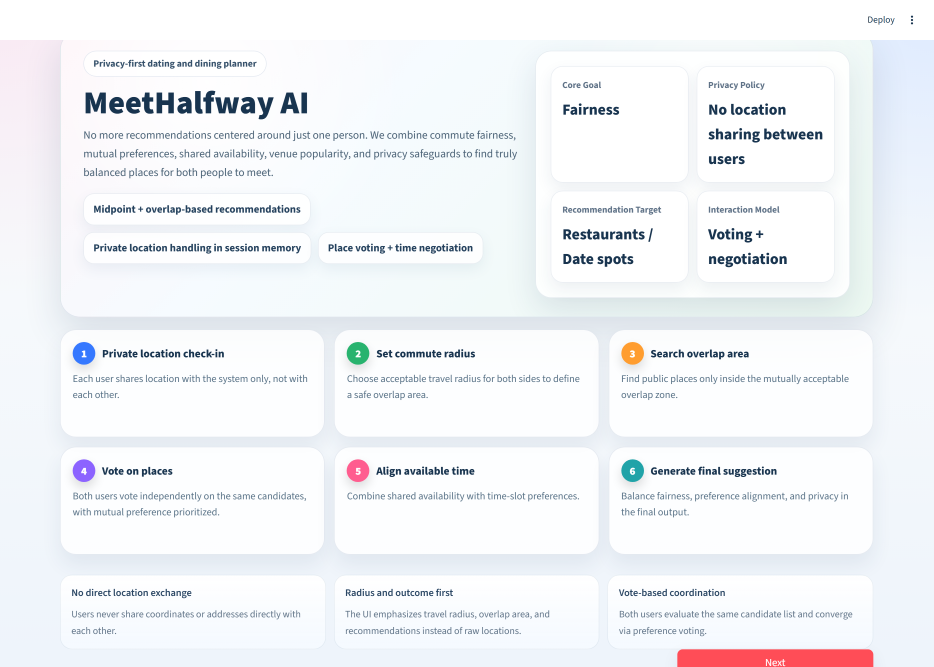
#> input picture paper/sigspatial2026_demo/figures/cover.png, 2800 x 2000 px (shown at 1/3 size)
$ python _render_preview.py
#> lines starting #> are read from the running program, lines starting #| are printed output that depends on the picture
"""Render a PNG preview of each PPT slide using PIL.

Used for visual QA of the annotated PPT (no LibreOffice/PowerPoint required).
Keeps the same image-area and label-column geometry as _build_pptx.py.
"""
from pathlib import Path

from PIL import Image, ImageDraw, ImageFont

FIG = Path(__file__).resolve().parent
COVER_PNG  = FIG / "cover.png"
RESULT_PNG = FIG / "result_map.png"

# slide geometry (must match _build_pptx.py)
SLIDE_W_IN, SLIDE_H_IN = 13.333, 7.5
IMG_X_IN, IMG_Y_IN     = 0.40, 0.95
IMG_W_IN, IMG_H_IN     = 7.50, 5.36
LABEL_X_IN, LABEL_W_IN = 8.10, 5.00
PX_W_SRC, PX_H_SRC     = 2800, 2000

DPI = 96
def in2px(v):  return int(round(v * DPI))

SLIDE_W = in2px(SLIDE_W_IN)
SLIDE_H = in2px(SLIDE_H_IN)
IMG_X   = in2px(IMG_X_IN);   IMG_Y = in2px(IMG_Y_IN)
IMG_W   = in2px(IMG_W_IN);   IMG_H = in2px(IMG_H_IN)
LABEL_X = in2px(LABEL_X_IN); LABEL_W = in2px(LABEL_W_IN)

ORANGE   = (0xE1, 0x5A, 0x1E, 255)
DARK     = (0x36, 0x45, 0x4F, 255)
SUB_GRAY = (0x55, 0x55, 0x55, 255)
WHITE    = (0xFF, 0xFF, 0xFF, 255)


def srcpx_to_slide(px, py):
    """Source image pixel -> slide pixel."""
    x = IMG_X + (px / PX_W_SRC) * IMG_W
    y = IMG_Y + (py / PX_H_SRC) * IMG_H
    return x, y


def try_font(name, size):
    try:
        return ImageFont.truetype(name, size)
    except Exception:
        return ImageFont.load_default()


FONT_TITLE   = try_font("calibrib.ttf", 26)
FONT_LABEL   = try_font("calibrib.ttf", 18)
FONT_SUB     = try_font("calibrii.ttf", 13)


def draw_dashed_rect(draw, x0, y0, x1, y1, color, width=2, dash=10, gap=5):
    """Draw a dashed rectangle."""
    # Top
    x = x0
    while x < x1:
        x_end = min(x + dash, x1)
        draw.line([(x, y0), (x_end, y0)], fill=color, width=width)
        x = x_end + gap
    # Bottom
    x = x0
    while x < x1:
        x_end = min(x + dash, x1)
        draw.line([(x, y1), (x_end, y1)], fill=color, width=width)
        x = x_end + gap
    # Left
    y = y0
    while y < y1:
        y_end = min(y + dash, y1)
        draw.line([(x0, y), (x0, y_end)], fill=color, width=width)
        y = y_end + gap
    # Right
    y = y0
    while y < y1:
        y_end = min(y + dash, y1)
        draw.line([(x1, y), (x1, y_end)], fill=color, width=width)
        y = y_end + gap


def text_wrap(text, font, max_w):
    """Greedy word wrap by pixel width using ImageDraw measurement."""
    if not text:
        return [""]
    # Create a temp draw for measurement
    tmp = Image.new("RGBA", (10, 10))
    d = ImageDraw.Draw(tmp)
    words = text.split()
    lines, cur = [], ""
    for w in words:
        trial = (cur + " " + w).strip()
        bbox = d.textbbox((0, 0), trial, font=font)
        if bbox[2] - bbox[0] <= max_w:
            cur = trial
        else:
            if cur:
                lines.append(cur)
            cur = w
    if cur:
        lines.append(cur)
    return lines


def render_slide(title, picture_path, annotations, out_path):
    """annotations: list of (px1,py1,px2,py2, label_y_in, head, sub)."""
#> called with title = 'MeetHalfway Demo Interface  -  Home Page'
    img = Image.new("RGBA", (SLIDE_W, SLIDE_H), WHITE)
#> img: PIL image 1280x720 RGBA; every value is 255
    draw = ImageDraw.Draw(img)

    # Title
    draw.text((IMG_X, in2px(0.20)), title, fill=DARK, font=FONT_TITLE)

    # Picture
    pic = Image.open(picture_path).convert("RGBA")
    pic = pic.resize((IMG_W, IMG_H), Image.LANCZOS)
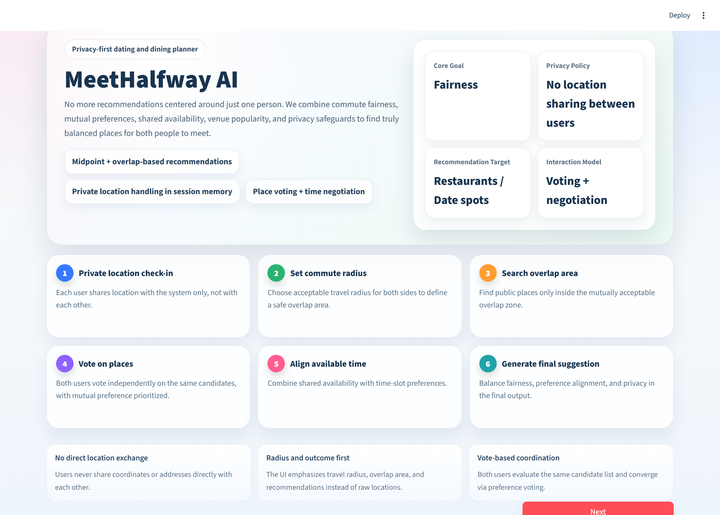
#> pic: PIL image 720x515 RGBA; mean R, G, B, A 240.9, 243.1, 246.3, 255
    img.paste(pic, (IMG_X, IMG_Y), pic)
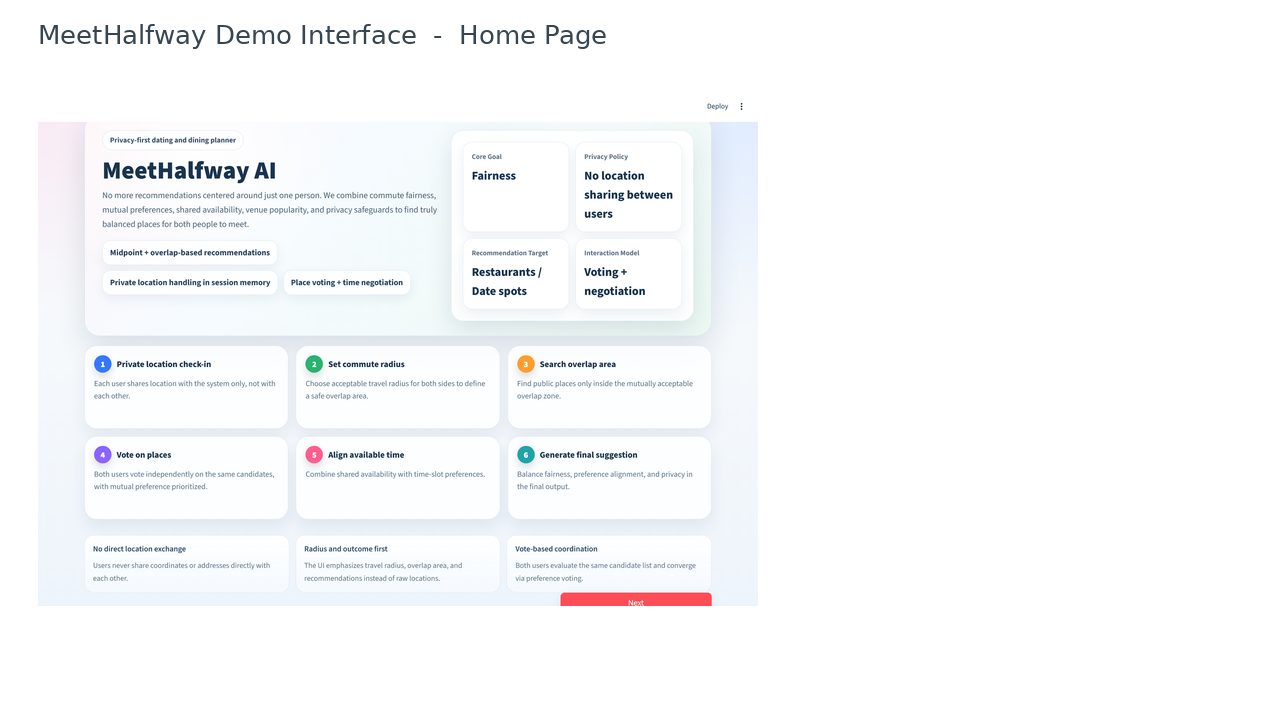
#> img: PIL image 1280x720 RGBA; mean R, G, B, A 248.7, 249.6, 250.9, 255

    # Annotations
    for px1, py1, px2, py2, ly_in, head, sub in annotations:
        x0, y0 = srcpx_to_slide(px1, py1)
        x1, y1 = srcpx_to_slide(px2, py2)
        x0, y0, x1, y1 = map(int, (x0, y0, x1, y1))

        # Dashed callout rectangle on screenshot
        draw_dashed_rect(draw, x0, y0, x1, y1, ORANGE, width=3, dash=12, gap=6)

        # Label text and subtext
        label_x  = LABEL_X
        label_y  = in2px(ly_in)
        label_w  = LABEL_W

        # head (bold orange) — wrap if needed
        head_lines = text_wrap(head, FONT_LABEL, label_w)
        sub_lines  = text_wrap(sub,  FONT_SUB,   label_w)
        y_cursor = label_y
        for line in head_lines:
            draw.text((label_x, y_cursor), line, fill=ORANGE, font=FONT_LABEL)
            bbox = draw.textbbox((0, 0), line, font=FONT_LABEL)
            y_cursor += (bbox[3] - bbox[1]) + 2
        y_cursor += 4
        for line in sub_lines:
            draw.text((label_x, y_cursor), line, fill=SUB_GRAY, font=FONT_SUB)
            bbox = draw.textbbox((0, 0), line, font=FONT_SUB)
            y_cursor += (bbox[3] - bbox[1]) + 2

        # Connector line from box right-mid -> label left-mid
        box_rx, box_ry = x1, (y0 + y1) // 2
        lbl_lx, lbl_ly = label_x, label_y + (y_cursor - label_y) // 2
        draw.line([(box_rx, box_ry), (lbl_lx, lbl_ly)], fill=ORANGE, width=3)

    img.convert("RGB").save(out_path, "PNG")
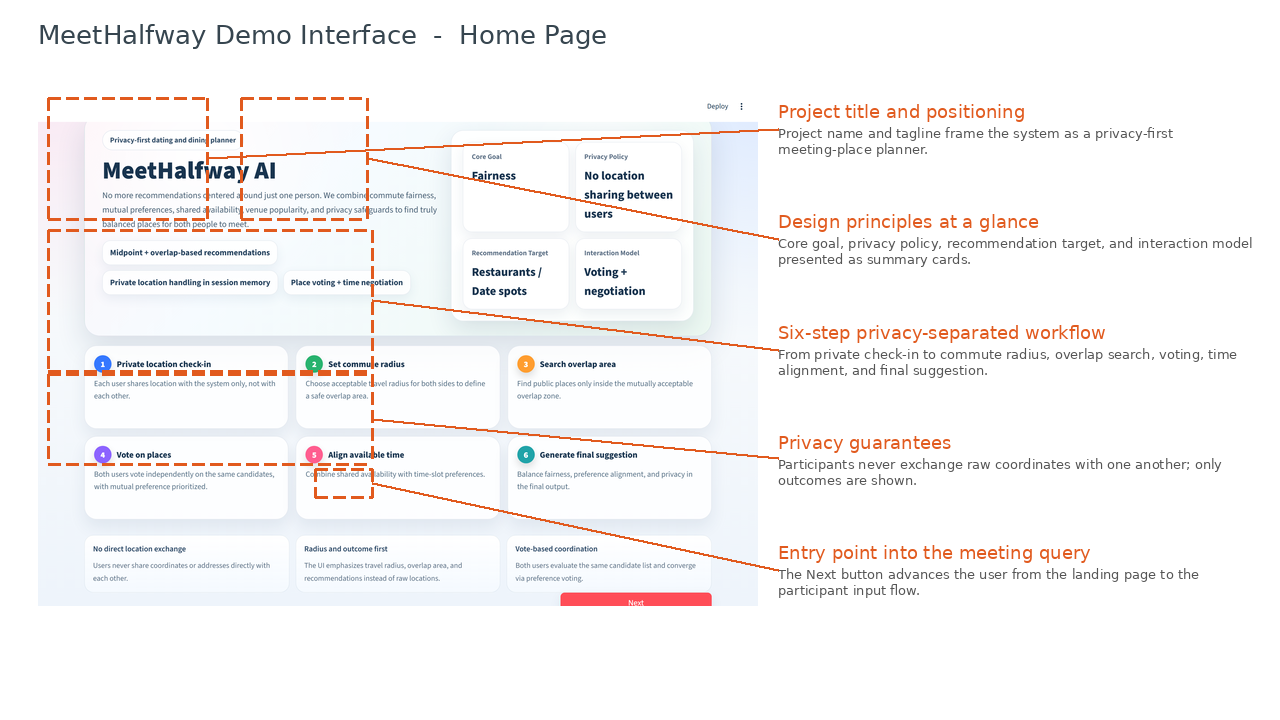
#> saved as _preview_slide1.png: PIL image 1280x720 RGB; mean R, G, B 246.9, 245.4, 245.6
    print(f"saved: {out_path}")


# ---------- annotation tables (same as PPT) ----------
ANNS_S1 = [
    (40, 30, 660, 500, 1.05,
     "Project title and positioning",
     "Project name and tagline frame the system as a privacy-first meeting-place planner."),
    (790, 30, 1280, 500, 2.20,
     "Design principles at a glance",
     "Core goal, privacy policy, recommendation target, and interaction model presented as summary cards."),
    (40, 540, 1300, 1090, 3.35,
     "Six-step privacy-separated workflow",
     "From private check-in to commute radius, overlap search, voting, time alignment, and final suggestion."),
    (40, 1100, 1300, 1450, 4.50,
     "Privacy guarantees",
     "Participants never exchange raw coordinates with one another; only outcomes are shown."),
    (1080, 1470, 1300, 1580, 5.65,
     "Entry point into the meeting query",
     "The Next button advances the user from the landing page to the participant input flow."),
]

ANNS_S2 = [
    (350, 150, 850, 450, 1.05,
     "Shared feasible region",
     "Green shaded polygon is the intersection of the two travel-time isochrones - the jointly reachable area."),
    (1380, 380, 1920, 650, 2.20,
     "Ranked candidate venues",
     "Green pins denote candidate POIs retrieved inside the shared region and ranked by the fairness score."),
    (2140, 470, 2270, 620, 3.35,
     "Participant B starting location",
     "Blue pin marks the second participant's geocoded starting point."),
    (1280, 800, 1410, 980, 4.50,
     "Geometric midpoint baseline",
     "Magenta pin shows the naive midpoint a non-fairness-aware tool would return, for contrast."),
    (170, 1100, 300, 1270, 5.65,
     "Participant A starting location",
     "Red pin marks the first participant's geocoded starting point."),
]

render_slide("MeetHalfway Demo Interface  -  Home Page",
             COVER_PNG, ANNS_S1, FIG / "_preview_slide1.png")
#> (the run stopped early here; a loop or call above may not have finished)
